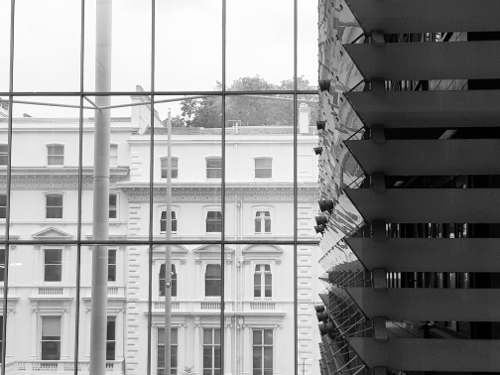
#> input picture Tutorial 8/window.png, 500 x 375 px
$ jupyter execute 'Task 3.ipynb'
#> lines starting #> are read from the running program, lines starting #| are printed output that depends on the picture
[cell 1]
import numpy as np
import matplotlib.pyplot as plt
import matplotlib.image as mpimg

#load the image in
img = mpimg.imread('window.png')
#> img is the input picture: shape (375, 500, 3) float32; min 0, max 1, mean 0.579

# just extract one channel - this is red
imgBw = np.squeeze(img[:,:,0])

# get the size
npy, npx = imgBw.shape
#> npy = 375; npx = 500

plt.imshow(imgBw, cmap=plt.cm.gray)
plt.axis('off')

[cell 2]
fim = np.fft.fft2(imgBw)

fim = np.fft.fftshift(fim)

plt.figure()
plt.imshow(np.abs(fim))
# showing the colour scale
plt.colorbar()
# set the colour limits
plt.clim(0,1e3)
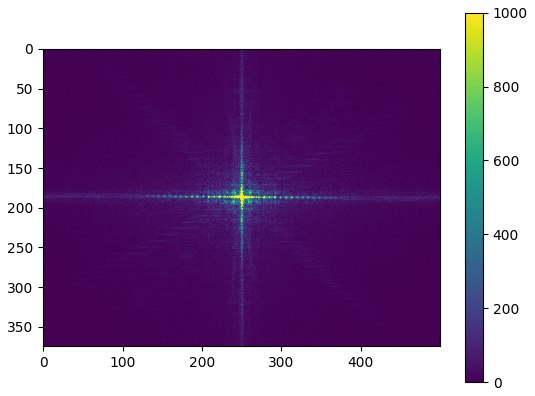
#> figure drawn by matplotlib, 2 panels

[cell 3]
#plotting the x lines
# make a separate copy of image to work on
fim2 = fim.copy()
# set everything in all except the first row to zero
fim2[1:npy,:] = 0
# set everything in the first row to zero except the first 61 points and the last 60
fim2[0,61:npx-60] = 0

x = np.fft.ifft2(fim2)
x = np.real(x)
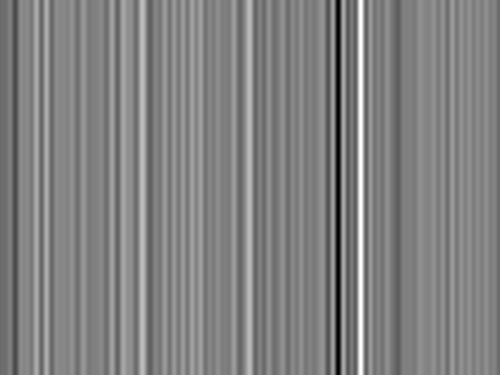
#> x: shape (375, 500) float64; min -0.000991, max 0.000935, mean -6.97e-06; drawn with min black and max white

##### Plotting the x slice
plt.figure()
plt.imshow(x, cmap=plt.cm.gray)
plt.axis('off')

[cell 4]
#plotting the y lines
# make a separate copy of image to work on
fim2 = fim.copy()
# set everything in all except the first row to zero
fim2[:,1:] = 0
# set everything in the first row to zero except the first 61 points and the last 60
fim2[61:npx-60,0] = 0

y = np.fft.ifft2(fim2)
y = np.real(y)
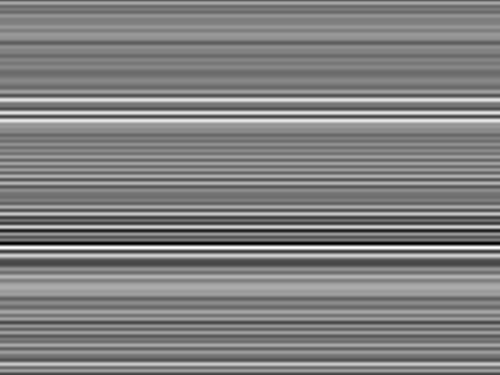
#> y: shape (375, 500) float64; min -0.000476, max 0.00045, mean -6.97e-06; drawn with min black and max white

##### Plotting the x slice
plt.figure()
plt.imshow(y, cmap=plt.cm.gray)
plt.axis('off')
